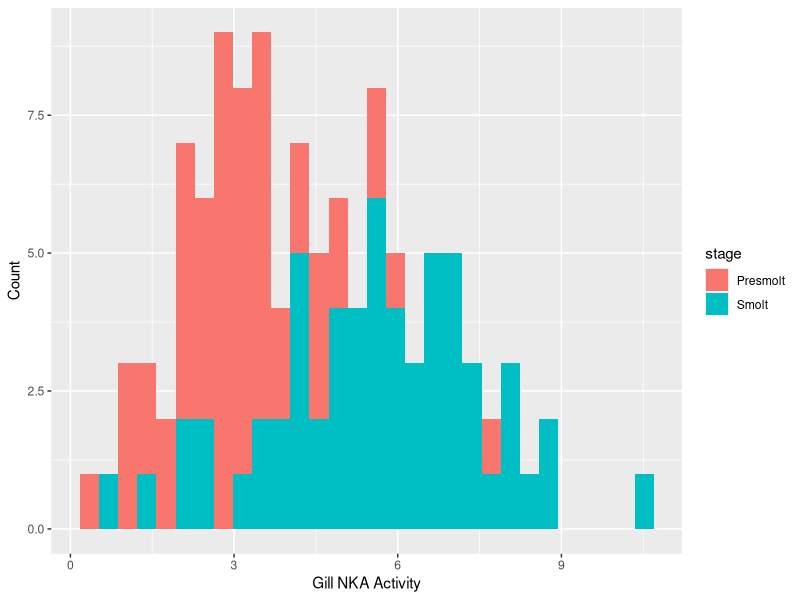

The R source for this figure:
## ---- chunk 1

## ---- chunk 2
library(tidyverse)
## ---- chunk 3
# Read in the data from comma-separated text file
smolts <- read.csv("data/smolts.txt", stringsAsFactors = FALSE)

# Look at the first few rows of data
head(smolts)

# Examine data structure
str(smolts)
## ---- chunk 4
# Make a subset of the smolts data that excludes
# the stage Postsmolt
ps <- subset(smolts, stage != "Postsmolt")
## ---- chunk 5
ggplot(ps, aes(x = nka, fill = stage)) +
  geom_histogram() +
  xlab("Gill NKA Activity") +
  ylab("Count")
## ---- chunk 6
# Re-run the two-sample test
t.test(nka ~ stage, data = ps)
## ---- chunk 7
# Like this:
ps$rank[ps$osmolality >= 400] <- "high"
ps$rank[ps$osmolality < 400] <- "low"
